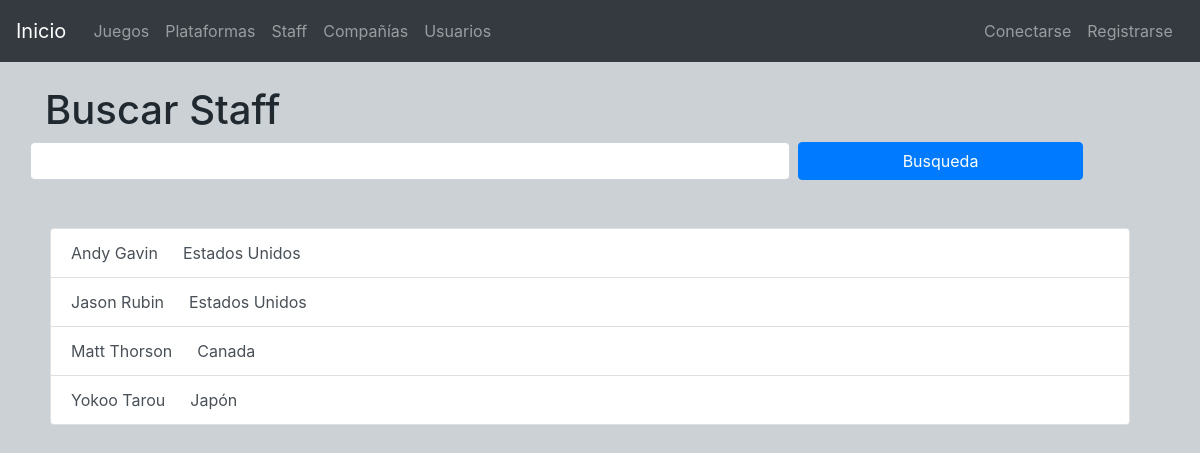
/pages/listadoStaff.php, run on an earlier commit of the app's database.
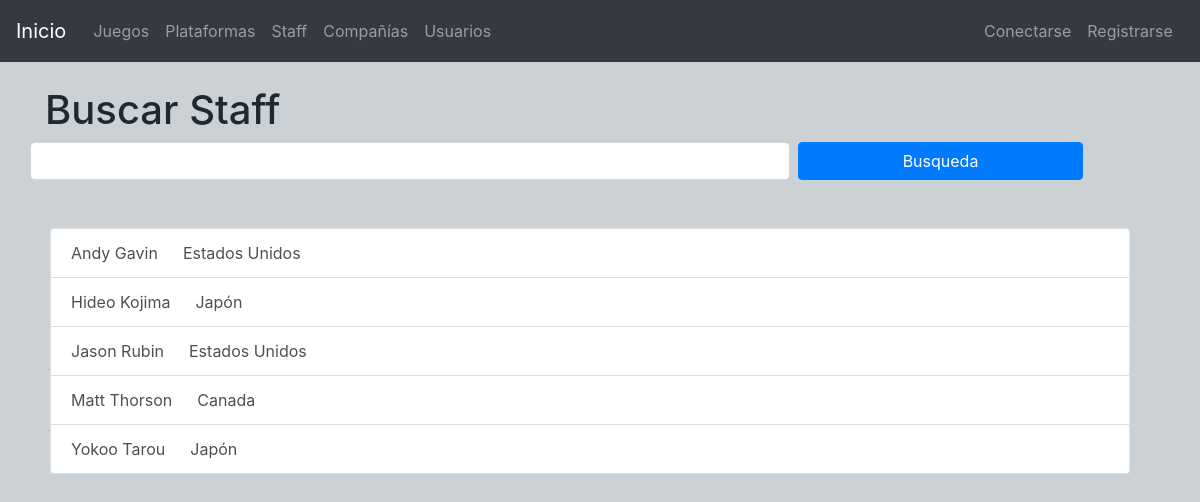
And on a later commit of the database.
### tables this page shows
CREATE TABLE `personas` (
  `ID` int(6) NOT NULL,
  `NOMBRE` varchar(100) NOT NULL,
  `NACIONALIDAD` varchar(40) DEFAULT NULL,
  `GENERO` varchar(10) DEFAULT NULL,
  `DESCRIPCION` text,
  `ENLACE` varchar(100) DEFAULT NULL,
  `ACTIVO` tinyint(1) NOT NULL
);

### servidor/bbdd.php (called while the page is built, shortened)
<?php
function connectDB()
{
    try
    {
        $opc=array(PDO::MYSQL_ATTR_INIT_COMMAND => "SET NAMES utf8", PDO::ATTR_ERRMODE => PDO::ERRMODE_EXCEPTION);
        $dsn="mysql:host=localhost;dbname=videojuegos";
        $usuario="root";
        $contrasena="";
        $base=new PDO($dsn,$usuario,$contrasena,$opc);
    }
    catch (PDOException $e)
    {
        die ("Error".$e->getMessage());
        $resultado=null;
    }
    return $base;
}
?>

### modelo/listadoStaff.php (called while the page is built, shortened)
<?php
class ListaStaff
{
    private $numTotal;
    public $numResultados = 9;
    public $pages;
    function __construct()
    {
        $this->getNumeroPersonas();
        $this->pages = new Paginator($this->numResultados, "p");
        $this->pages->set_total($this->numTotal);
    }
    public function getListadoPersonas()
    {
        $this->miconexion=connectDB();
        $sql="SELECT id, nombre, nacionalidad from personas where ACTIVO=1 order by nombre ".$this->pages->get_limit();
        $select=$this->miconexion->prepare($sql);
        $select->execute();
        return $select->fetchAll(PDO::FETCH_ASSOC);
    }
    private function getNumeroPersonas()
    {
        $this->miconexion=connectDB();
        $sql = "select count(*) as total from personas";
        $rows=$this->miconexion->prepare($sql);
        $rows->execute();
        $total = $rows->fetch();
        $this->numTotal = $total["total"];
    }
}
?>

### controller/listadoStaff.php (called while the page is built, shortened)
<?php
include("../utilities/utilities.php");
include_once("../servidor/bbdd.php");
include('../utilities/paginator.php');
include("../modelo/listadoStaff.php");
$listado = new ListaStaff();
$filaStaff = $listado->getListadoPersonas();
?>

### utilities/paginator.php (called while the page is built, shortened)
<?php
class Paginator{
	private $_perPage;
	private $_instance;
	private $_page;
	public function __construct($perPage,$instance){
		$this->_instance = $instance;
		$this->_perPage = $perPage;
	}
	public function get_start(){
		return ($this->_page * $this->_perPage) - $this->_perPage;
	}
	private function set_instance(){
		$this->_page = (int) (!isset($_GET[$this->_instance]) ? 1 : $_GET[$this->_instance]);
		$this->_page = ($this->_page == 0 ? 1 : $this->_page);
	}
	public function get_limit(){
        	return "LIMIT ".$this->get_start().",$this->_perPage";
        }
}

### pages/listadoStaff.php (the view, shortened to what this page needs)
<?php
include("../controller/listadoStaff.php");
?>
<div id="busqueda">
    <h1>Buscar Staff</h1>
    <div class="form-group row">
        <input type="text" class="form-control col-lg-8 col-12 offset-0 mr-2" id="txtBusqueda" placeholder="" name="txtBusqueda">
        <input type="button" id="btnBusqueda" class="btn btn-primary col-lg-3 col-12  mobile-margin-top" value="Busqueda" />
    </div>
</div>
<div id="listado" class="col-12 mt-5">
    <?php
        echo '<div class="list-group ">';
        foreach($filaStaff as $fila)
        {
            $idActual=$fila["id"];
            echo '<a href="staff.php?id='.$idActual.'" class="list-group-item list-group-item-action elementoListado">'.$fila["nombre"].' &emsp; '.$fila["nacionalidad"].'</a>';
        }
        echo '</div>';
    ?>
</div>

What changed in the data, as far as the page shows it:
added personas: NOMBRE "Hideo Kojima", NACIONALIDAD "Japón"
